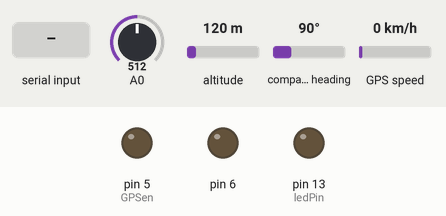
The sketch below on a simulated Teensy 4. Parts: output pins drawn as LEDs (lit = HIGH). Inputs (shaded band) come from the test bench; at power-on: A0 = 512, altitude 120 m, compass heading 90°, GPS speed 0 km/h. The GPS gets a fix after 3 s at 37.7749, -122.4194 with 8 satellites; the modem accepts every AT command (registered, SIM ready, sends succeed) and sends nothing else; what the sketch prints to the serial monitor is not drawn.

Above: at 9.2 s.
9.3 s: "@" received over the second serial link
At 10.1 s:
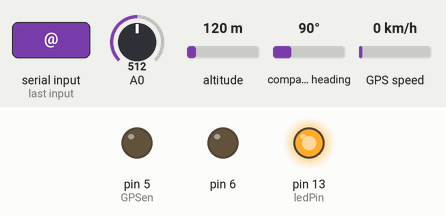
At 53.9 s:
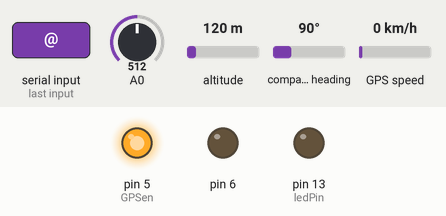
Timing chart, 0 to 54.8 s (numbered marks = the images above; inputs shaded):
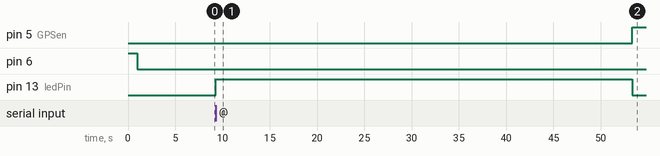

The sketch:

AF_Teensy.ino
```cpp
/************************************************************************************************
 * Alzhaimer Finder
 * Project in Embedded Systems
 * Authors :
 * Logothetis Fragkoulis
 * Apostolos Bailakis
 *
 * Electrical and Computer Engineering
 * Technical University of Crete
 * Department :HMMY
 * Lesson: Embedded -Cyber Phusical Systems
 *
 */

/*************************************************************************************************
 * For this project we used Teensy 3.2 Development Bord ,which it has 3
 * hardware serial inputs/outputs  using UART (Universal Asychronous Receiver Trasmitter).
 * We used RX1,TX1( Pins 0 ,1) and RX2,TX2 (Pins 9,10).
 *
 * We Control each devise with the adove:
 * RX1,TX1( Pins 0 ,1)-->Gsm Sim900
 *
 * RX2,TX2 (Pins 9,10)--->Gps GY-NEO6MV2
 *
 *
 * ***********************************************************************************************
 */

//___________________________________Libraries and Member variables_________________________//
#include <TinyGPS++.h>
char incoming_char;
TinyGPSPlus gps;
int counter=0;
const int GPSen = 5 ;
const int ledPin = 13;
String textForSMS;
double lat_gps,lng_gps ;
int val;
float input_voltage = 0.0;


//___________________________________Arduino Setup Function________________________________//
void setup()
{
  Serial.begin(38400); //Teensy 3.2 works great with usb baudrates
  Serial2.begin(9600);//Default Baudrate for Gps
  Serial1.begin(19200);//Best baudrate for Sim900
  pinMode(GPSen, OUTPUT);
  pinMode(ledPin, OUTPUT);
   pinMode(6, OUTPUT);
   SIM900power();
}
//___________________________________Arduino Loop Function__________________________________//
void loop()
{


  // This sketch displays information every time a new sentence is correctly encoded.


  while (Serial1.available()>0)
  {
     incoming_char=Serial1.read();
     Serial.print(incoming_char);
    if(incoming_char=='@'){
      digitalWrite(GPSen, LOW);
      digitalWrite(ledPin, HIGH);   // set the LED on
      delay(17000);
      counter=0;
      Serial.println(counter);
      while(counter!=-1){


  while (Serial2.available() > 0 && counter!=-1){

    if (gps.encode(Serial2.read())){


      counter=displayInfo();
       val = analogRead(0);
      Serial.print("analog 0 is: ");
      Serial.println(val);
      input_voltage = ((1024.0-(float)val) / 1024.0)*100;
      input_voltage = 100.0-input_voltage;


      }
  }


  if (millis() > 5000 && gps.charsProcessed() < 10)
  {
    Serial.println(F("No GPS detected: check wiring."));
    while(true);
  }
  }
  }
  }
}

int  displayInfo()
{

  counter++;
//terminal condition
  if(counter==56){

    counter=-1;
    textForSMS = "Alzhaimer Finder: http://www.google.com/maps/place/";
    textForSMS.concat(lat_gps);
    textForSMS = textForSMS + ",";
    textForSMS.concat(lng_gps);
    textForSMS = textForSMS + "  **Battery  : ";
     textForSMS.concat(input_voltage);
     textForSMS = textForSMS + " %";
     Serial.println("");
    Serial.println(textForSMS);
    sendSMS(textForSMS) ;

    return counter;
    }


   Serial.print(F("Location: "));
  if (gps.location.isValid())
  {
    Serial.print(gps.location.lat(), 6);
    lat_gps=(gps.location.lat());
    Serial.print(F(","));
    Serial.print(gps.location.lng(), 6);
    lng_gps=(gps.location.lng());
  }
  else
  {
    lat_gps=0.000;
    lng_gps=0.000;
    Serial.print(F("INVALID"));
  }

  Serial.print(F("  Date/Time: "));
  if (gps.date.isValid())
  {
    Serial.print(gps.date.month());
    Serial.print(F("/"));
    Serial.print(gps.date.day());
    Serial.print(F("/"));
    Serial.print(gps.date.year());
  }
  else
  {
    Serial.print(F("INVALID"));
  }

  Serial.print(F(" "));
  if (gps.time.isValid())
  {
    if (gps.time.hour() < 10) Serial.print(F("0"));
    Serial.print(gps.time.hour());
    Serial.print(F(":"));
    if (gps.time.minute() < 10) Serial.print(F("0"));
    Serial.print(gps.time.minute());
    Serial.print(F(":"));
    if (gps.time.second() < 10) Serial.print(F("0"));
    Serial.print(gps.time.second());
    Serial.print(F("."));
    if (gps.time.centisecond() < 10) Serial.print(F("0"));
    Serial.print(gps.time.centisecond());
  }
  else
  {
    Serial.print(F("INVALID"));
  }

  Serial.println();
  return counter;
}

//__________Software equivalent of pressing the GSM shield "power" button_____//
void SIM900power()
{
digitalWrite(6, HIGH);
delay(1000);
digitalWrite(6, LOW);
delay(7000);
}

///___________________________________Sms Sent____________________________//

void sendSMS(String message)
{
digitalWrite(GPSen, HIGH);
digitalWrite(ledPin, LOW);    // set the LED off

Serial1.print("AT+CMGF=1\r"); // AT command to send SMS message
delay(100);
Serial1.println("AT + CMGS = \"+000000000000\""); // recipient's mobile number, in international format
delay(100);
Serial1.println(message); // message to send
delay(100);
Serial1.println((char)26); // End AT command with a ^Z, ASCII code 26
delay(100);
Serial1.println();
delay(5000); // give module time to send SMS


}
```

Measured:
- after the input at 9.3 s, pin 5 (GPSen): LOW → HIGH after 44.0 s; pin 13 (ledPin): LOW → HIGH at once, → LOW 44.0 s later
